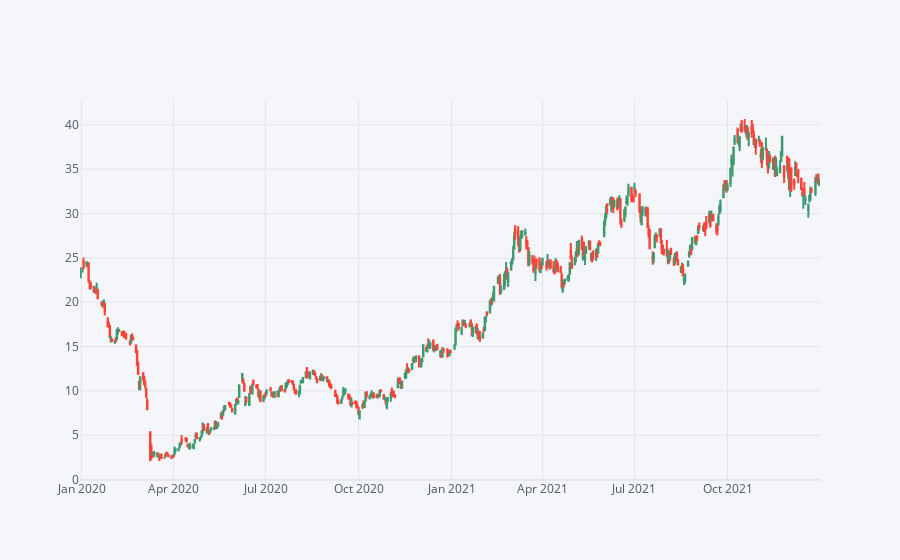

Notebook code cell kept with this figure:
### Markdown cell above
## Create a candle plot for Ovintiv stocks at year 2021. This financial chart takes a dataset that contains open, high, low and close values for specific time period

### Code cell
Ovintiv[['Open', 'High', 'Low', 'Close']].loc['2019-12-31':'2021-12-31'].iplot(kind='candle')

### Figure 1 — Plotly figure (JSON) as saved in the notebook; plotly's stock layout.template omitted (floating-point values rounded to 4 significant figures; data arrays with more than 128 entries replaced by an {"elided": "..."} marker saying what was removed)
{"data": [{"close": {"elided": "506 float values"}, "high": {"elided": "506 float values"}, "low": {"elided": "506 float values"}, "open": {"elided": "506 float values"}, "showlegend": false, "type": "candlestick", "x": {"elided": "506 str values"}, "yaxis": "y2"}], "layout": {"legend": {"bgcolor": "#F5F6F9", "font": {"color": "#4D5663"}}, "paper_bgcolor": "#F5F6F9", "plot_bgcolor": "#F5F6F9", "title": {"font": {"color": "#4D5663"}}, "xaxis": {"gridcolor": "#E1E5ED", "rangeslider": {"visible": false}, "showgrid": true, "tickfont": {"color": "#4D5663"}, "title": {"font": {"color": "#4D5663"}, "text": ""}, "zerolinecolor": "#E1E5ED"}, "yaxis": {"gridcolor": "#E1E5ED", "showgrid": true, "showticklabels": false, "tickfont": {"color": "#4D5663"}, "title": {"font": {"color": "#4D5663"}, "text": ""}, "zerolinecolor": "#E1E5ED"}, "yaxis2": {"gridcolor": "#E1E5ED", "showgrid": true, "tickfont": {"color": "#4D5663"}, "title": {"font": {"color": "#4D5663"}, "text": ""}, "zerolinecolor": "#E1E5ED"}}}
